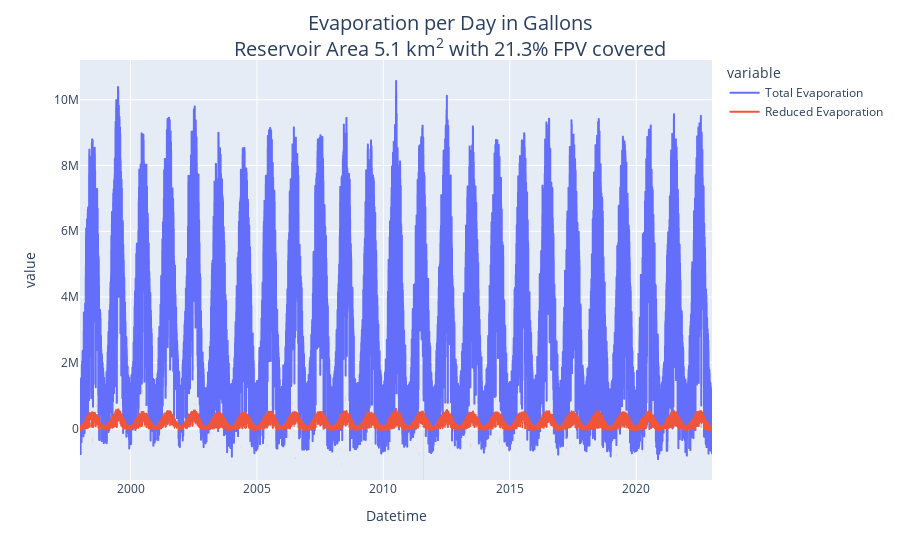

This figure's notebook cell:
### Markdown cell above
## Plot the results of select reservoir

### Code cell
# Select a column to show results
column_id = 10
reservoir_area = area_m2_sqkm_dev_percent_lat_long_elevation_m.iloc[:, column_id]["area_sqkm"]
FPV_dev_percent = area_m2_sqkm_dev_percent_lat_long_elevation_m.iloc[:, column_id]["dev_percent"]

if Linacre_1977_model:
    df = pd.DataFrame(
        {
            "Total Evaporation": Linacre_1977_evaporation_daily.iloc[:, column_id],
            "Reduced Evaporation": Linacre_1977_reduced_evaporation_daily.iloc[:, column_id],
        }
    )
    fig = px.line(df)
    fig.update_layout(title=dict(text=f"Evaporation per Day in Gallons<br>Reservoir Area {reservoir_area:.1f} km<sup>2</sup> with {FPV_dev_percent*100:.1f}% FPV covered", xanchor='center', x=0.5, font=dict(size=20)))
    fig.show()

if Linacre_1993_model:
    df = pd.DataFrame(
        {
            "Total Evaporation": Linacre_1993_evaporation_daily.iloc[:, column_id],
            "Reduced Evaporation": Linacre_1993_reduced_evaporation_daily.iloc[:, column_id],
        }
    )
    fig = px.line(df)
    fig.update_layout(title=dict(text=f"Evaporation per Day in Gallons<br>Reservoir Area {reservoir_area:.1f} km<sup>2</sup> with {FPV_dev_percent*100:.1f}% FPV covered", xanchor='center', x=0.5, font=dict(size=20)))
    fig.show()

### Figure 1 — Plotly figure (JSON) as saved in the notebook; plotly's stock layout.template omitted (floating-point values rounded to 4 significant figures; data arrays with more than 128 entries replaced by an {"elided": "..."} marker saying what was removed)
{"data": [{"hovertemplate": "variable=Total Evaporation<br>Datetime=%{x}<br>value=%{y}<extra></extra>", "legendgroup": "Total Evaporation", "line": {"color": "#636efa", "dash": "solid"}, "marker": {"symbol": "circle"}, "mode": "lines", "name": "Total Evaporation", "showlegend": true, "type": "scattergl", "x": {"elided": "9131 str values"}, "xaxis": "x", "y": {"elided": "9131 float values"}, "yaxis": "y"}, {"hovertemplate": "variable=Reduced Evaporation<br>Datetime=%{x}<br>value=%{y}<extra></extra>", "legendgroup": "Reduced Evaporation", "line": {"color": "#EF553B", "dash": "solid"}, "marker": {"symbol": "circle"}, "mode": "lines", "name": "Reduced Evaporation", "showlegend": true, "type": "scattergl", "x": {"elided": "9131 str values"}, "xaxis": "x", "y": {"elided": "9131 float values"}, "yaxis": "y"}], "layout": {"legend": {"title": {"text": "variable"}, "tracegroupgap": 0}, "margin": {"t": 60}, "title": {"font": {"size": 20}, "text": "Evaporation per Day in Gallons<br>Reservoir Area 5.1 km<sup>2</sup> with 21.3% FPV covered", "x": 0.5, "xanchor": "center"}, "xaxis": {"anchor": "y", "domain": [0, 1], "title": {"text": "Datetime"}}, "yaxis": {"anchor": "x", "domain": [0, 1], "title": {"text": "value"}}}}
